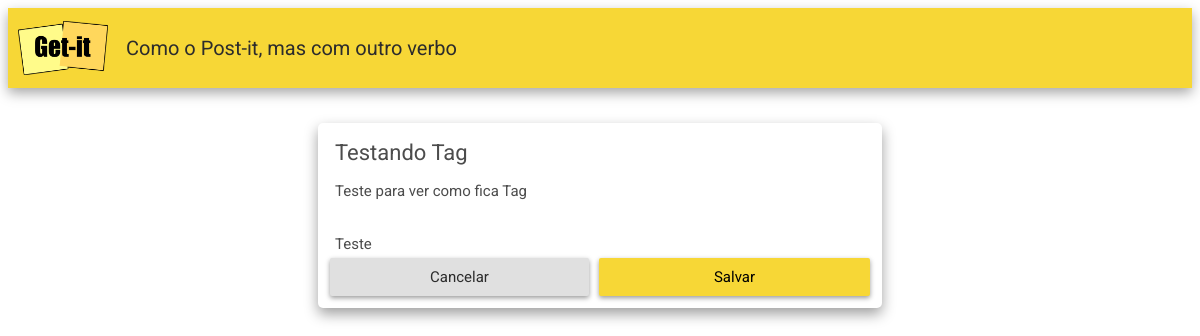
/edit/12/, run on an earlier commit of the app's database.
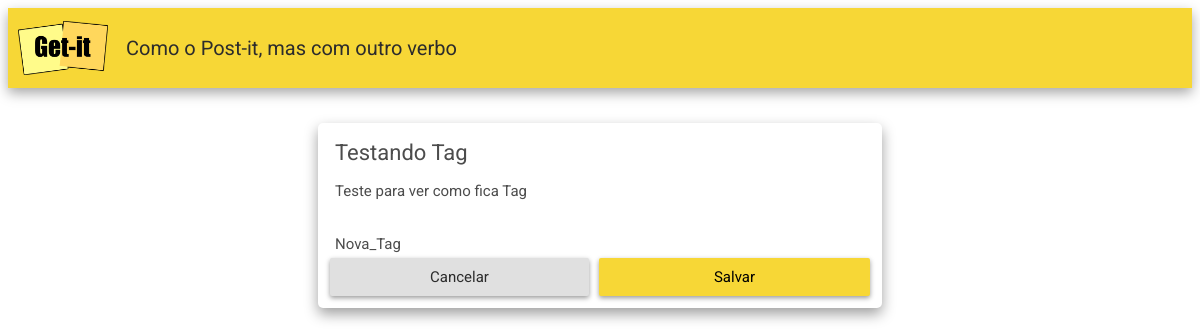
And on a later commit of the database.
### notes/models.py (models this page shows, shortened)
class Note(models.Model):
    title = models.CharField(max_length=200)
    content = models.TextField(null=True)
    tag = models.ForeignKey(Tag, on_delete=models.CASCADE, null=True, blank=True)

class Tag(models.Model):
    name = models.CharField(max_length=200, unique=True)

### notes/views.py (the view, shortened to what this page needs)
# urls.py: path('edit/<int:id>/', views.edit, name='edit'),
def edit(request, id):
    note = Note.objects.get(id=id)
    return render(request, 'notes/edit.html', {'note': note})

### notes/templates/notes/edit.html (shortened to what this page needs)
{% extends "notes/base.html" %}
{% load static %}
{% block content %}
    <div class="appbar">
      <img src="{% static 'notes/img/logo-getit.png' %}" class="logo" />
      <span class="subtitle">Como o Post-it, mas com outro verbo</span>
    </div>
    <main class="container">
      <form class="form-card" method="post">
        <input
          class="form-card-title"
          type="text"
          name="titulo"
          value="{{ note.title }}"
        />
        <textarea
          class="autoresize"
          name="detalhes"
        >{{ note.content }}</textarea>
        <input
          class="form-card-title form-card-tag"
          type="text"
          name="tag"
          placeholder="Adicione uma tag"
          value="{{ note.tag.name }}"
        />
        <div class="form-actions">
          <a href="/" class="btn btn-cancel">Cancelar</a>
          <button class="btn" type="submit">Salvar</button>
        </div>
      </form>
    </main>
{% endblock %}

What changed in the data, as far as the page shows it:
changed Note "Testando Tag": tag "Teste" → "Nova_Tag"
